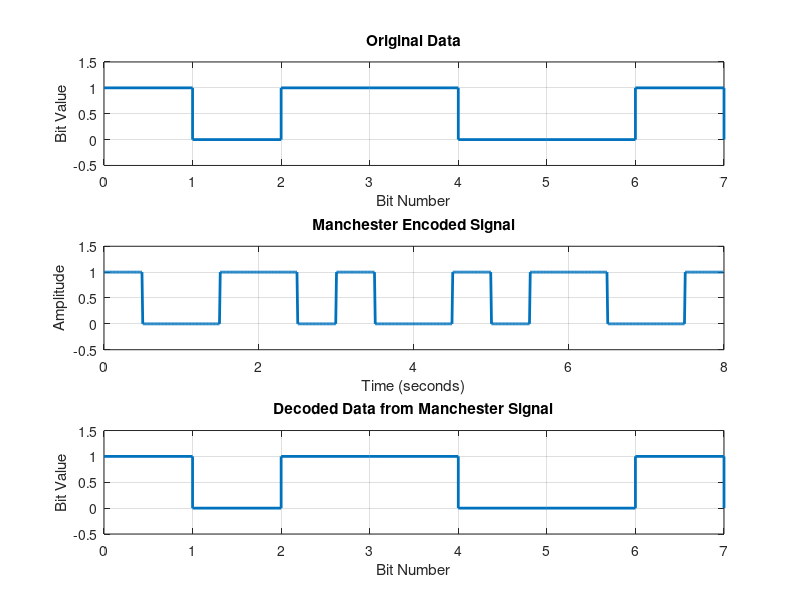

MATLAB code for this plot:
% Manchester Encoding and Decoding in MATLAB
clc; clear; close all;

% Input binary data (you can change this)
data = [1 0 1 1 0 0 1 0];

% Parameters
bitRate = 1;          % bits per second (for time axis scaling)
Fs = 100;             % Sampling frequency (samples per bit)
Tb = 1/bitRate;       % bit duration
t = 0:1/Fs:Tb-1/Fs;   % time vector for one bit

% Manchester Encoding:
% Encoding rule:
% bit=1 -> high to low transition (1->0)
% bit=0 -> low to high transition (0->1)
encodedSignal = [];
for bit = data
    if bit == 1
        % high (1) first half, low (0) second half
        encodedSignal = [encodedSignal ones(1,length(t)/2) zeros(1,length(t)/2)];
    else
        % low (0) first half, high (1) second half
        encodedSignal = [encodedSignal zeros(1,length(t)/2) ones(1,length(t)/2)];
    end
end

% Time axis for entire signal
t_encoded = 0:1/Fs:Tb*length(data) - 1/Fs;

% Manchester Decoding:
% For each bit duration, check the transition:
% 1->0 means bit=1
% 0->1 means bit=0
decodedData = zeros(1,length(data));
samplesPerBit = length(t_encoded)/length(data);

for i = 1:length(data)
    % extract samples for this bit
    segment = encodedSignal((i-1)*samplesPerBit+1 : i*samplesPerBit);
    firstHalf = segment(1:samplesPerBit/2);
    secondHalf = segment(samplesPerBit/2+1:end);
    
    % Decode based on transition
    if mean(firstHalf) > mean(secondHalf)
        decodedData(i) = 1;
    else
        decodedData(i) = 0;
    end
end

% Plotting
figure;

subplot(3,1,1);
stairs(0:length(data)-1, data, 'LineWidth', 2);
ylim([-0.5 1.5]);
title('Original Data');
xlabel('Bit Number');
ylabel('Bit Value');
grid on;

subplot(3,1,2);
plot(t_encoded, encodedSignal, 'LineWidth', 2);
ylim([-0.5 1.5]);
title('Manchester Encoded Signal');
xlabel('Time (seconds)');
ylabel('Amplitude');
grid on;

subplot(3,1,3);
stairs(0:length(decodedData)-1, decodedData, 'LineWidth', 2);
ylim([-0.5 1.5]);
title('Decoded Data from Manchester Signal');
xlabel('Bit Number');
ylabel('Bit Value');
grid on;

% Display decoded data in Command Window
disp('Original Data:');
disp(data);
disp('Decoded Data:');
disp(decodedData);
